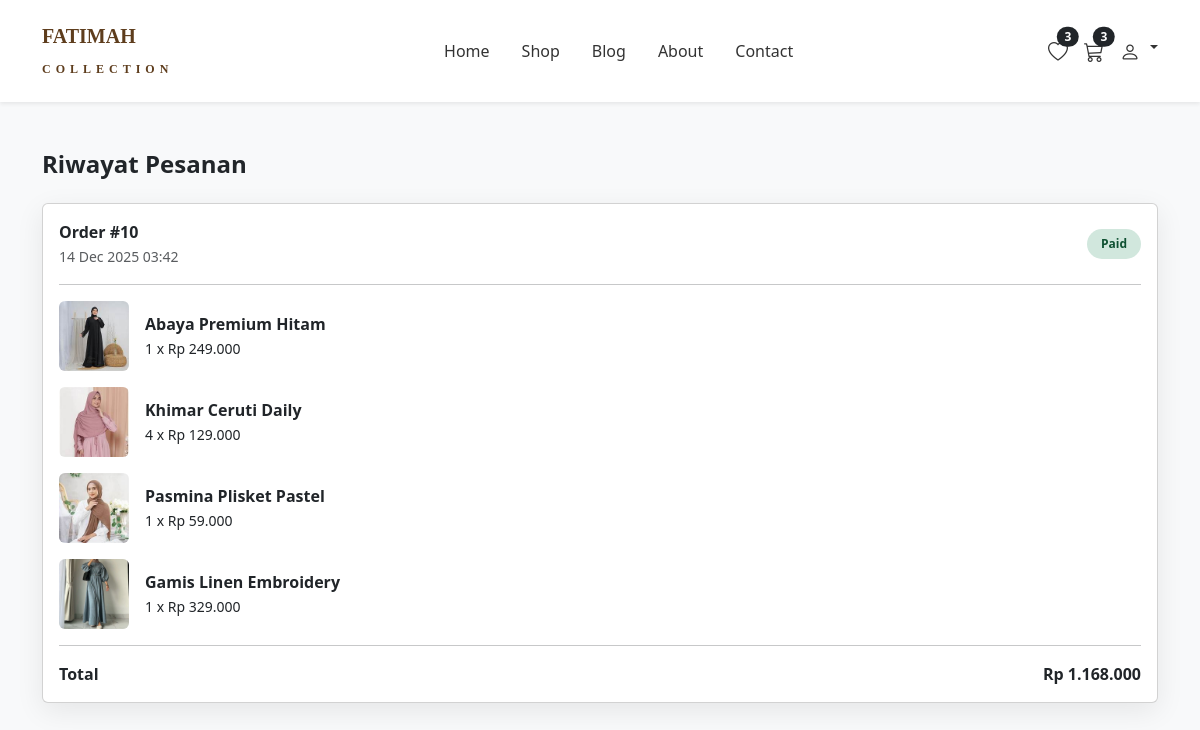
The page /public/my_orders.php (signed in) on the database its author committed.
### tables this page shows
CREATE TABLE `orders` (
  `id` int(11) NOT NULL,
  `user_id` int(11) DEFAULT NULL,
  `total_price` int(11) NOT NULL,
  `status` enum('pending','paid','cancelled') DEFAULT 'pending',
  `payment_method` varchar(50) DEFAULT 'manual',
  `created_at` datetime DEFAULT current_timestamp(),
  `order_code` varchar(50) DEFAULT NULL
);

CREATE TABLE `order_items` (
  `id` int(11) NOT NULL,
  `order_id` int(11) DEFAULT NULL,
  `product_id` int(11) DEFAULT NULL,
  `qty` int(11) DEFAULT NULL,
  `price` decimal(12,2) DEFAULT NULL
);

CREATE TABLE `products` (
  `id` int(11) NOT NULL,
  `sku` varchar(50) DEFAULT NULL,
  `name` varchar(200) NOT NULL,
  `category` varchar(100) NOT NULL,
  `published` tinyint(1) NOT NULL DEFAULT 1,
  `description` text DEFAULT NULL,
  `price` decimal(12,2) NOT NULL,
  `stock` int(11) NOT NULL DEFAULT 0,
  `image` varchar(255) DEFAULT NULL,
  `created_at` datetime DEFAULT current_timestamp()
);

### public/my_orders.php (the view, shortened to what this page needs)
<?php
$db = new Database();
$conn = $db->conn;
$user_id = (int) $_SESSION['user_id'];
$stmt = $conn->prepare("
    SELECT id, total_price, status, created_at
    FROM orders
    WHERE user_id = ?
    ORDER BY created_at DESC
");
$stmt->bind_param("i", $user_id);
$stmt->execute();
$orders = $stmt->get_result();
?>
<!DOCTYPE html>
<html lang="id">
<head>
<link rel="stylesheet" href="https://cdn.jsdelivr.net/npm/bootstrap@5.3.2/dist/css/bootstrap.min.css">
<link rel="stylesheet" href="https://cdn.jsdelivr.net/npm/bootstrap-icons@1.11.1/font/bootstrap-icons.css">
</head>
<body class="bg-light">
<?php include __DIR__ . '/../public/components/header_user.php'; ?>
<div class="container my-5">
<h4 class="mb-4 fw-bold">Riwayat Pesanan</h4>
<?php while ($order = $orders->fetch_assoc()): ?>
<?php
$statusClass = match($order['status']){
    'pending'=>'status-pending',
    'paid'=>'status-paid',
    'process'=>'status-process',
    'done'=>'status-done',
    default=>'status-pending'
};
?>
<div class="card order-card mb-4">
<div class="card-body">
<div class="d-flex justify-content-between align-items-center mb-2">
<div>
<strong>Order #<?= $order['id']; ?></strong><br>
<small class="text-muted">
<?= date('d M Y H:i', strtotime($order['created_at'])); ?>
</small>
</div>
<span class="order-status <?= $statusClass ?>">
<?= ucfirst($order['status']); ?>
</span>
</div>
<hr>
<?php
$itemStmt = $conn->prepare("
    SELECT p.name, p.image, oi.qty, oi.price
    FROM order_items oi
    JOIN products p ON oi.product_id = p.id
    WHERE oi.order_id = ?
");
$itemStmt->bind_param("i", $order['id']);
$itemStmt->execute();
$items = $itemStmt->get_result();
?>
<?php while ($item = $items->fetch_assoc()): ?>
<div class="d-flex align-items-center mb-3">
<img src="/fatimah-collection-clean1/public/assets/images/<?= htmlspecialchars($item['image']); ?>"
     width="70"
     class="rounded me-3"
     onerror="this.src='/fatimah-collection-clean1/public/assets/no-image.png'">
<div>
<div class="fw-semibold"><?= htmlspecialchars($item['name']); ?></div>
<small><?= $item['qty']; ?> x Rp <?= number_format($item['price'],0,',','.'); ?></small>
</div>
</div>
<?php endwhile; ?>
<hr>
<div class="d-flex justify-content-between fw-bold">
<span>Total</span>
<span>Rp <?= number_format($order['total_price'],0,',','.'); ?></span>
</div>
</div>
</div>
<?php endwhile; ?>
</div>
</body>
</html>

### public/my_orders.php (style rules this page uses)
.order-card { border-radius:16px; box-shadow:0 8px 28px rgba(0,0,0,.08); transition:.3s; }
.order-status { font-size:12px; padding:6px 14px; border-radius:20px; font-weight:600; }
.status-paid { background:#d1e7dd;color:#0f5132 }

### rows shown on the page
orders: id "10", created_at "14 Dec 2025 03:42", status "Paid", total_price "1.168.000"
order_items: product.image (picture), product.name "Abaya Premium Hitam", qty "1", price "249.000"
order_items: product.image (picture), product.name "Khimar Ceruti Daily", qty "4", price "129.000"
order_items: product.image (picture), product.name "Pasmina Plisket Pastel", qty "1", price "59.000"
order_items: product.image (picture), product.name "Gamis Linen Embroidery", qty "1", price "329.000"

### other values the page prints
$wishlist_count "3"
$cart_count "3"
